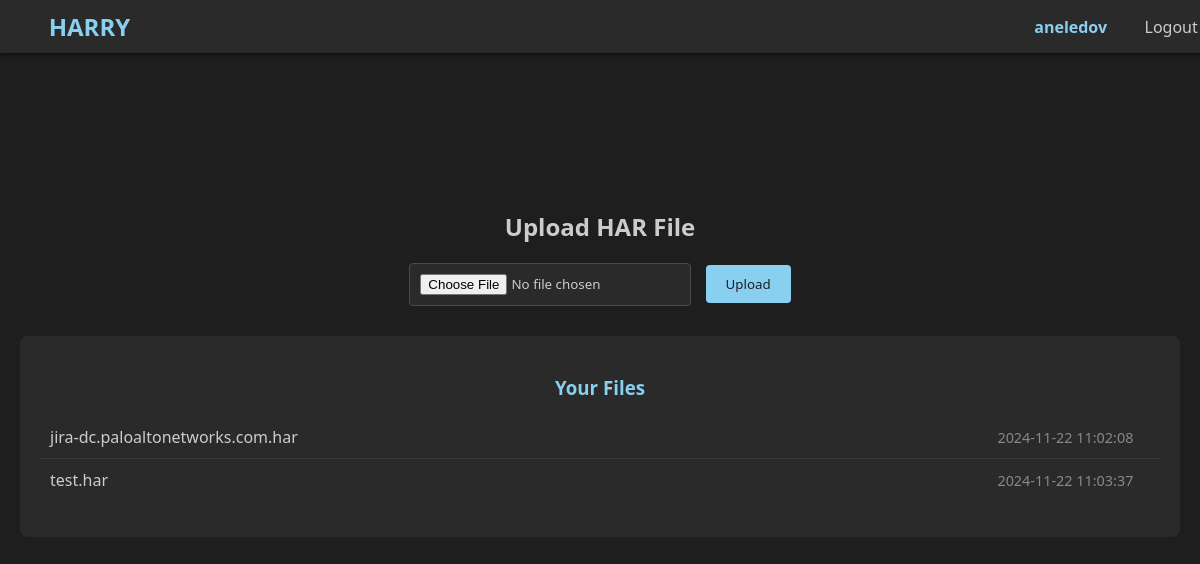
The app's page / (signed in) with its own data.
### models.py (models this page shows, shortened)
class User(UserMixin, db.Model):
    id = db.Column(db.Integer, primary_key=True)
    username = db.Column(db.String(80), unique=True, nullable=False)
    email = db.Column(db.String(120), unique=True, nullable=False)
    password_hash = db.Column(db.String(128))
    har_files = db.relationship('HARFile', backref='user', lazy=True)

class HARFile(db.Model):
    id = db.Column(db.Integer, primary_key=True)
    filename = db.Column(db.String(255), nullable=False)
    upload_date = db.Column(db.DateTime, nullable=False, default=datetime.utcnow)
    user_id = db.Column(db.Integer, db.ForeignKey('user.id'), nullable=False)

### app.py (the view, shortened to what this page needs)
@app.route('/', methods=['GET', 'POST'])
@login_required
def upload_file():
    user_files = get_user_files(current_user.id)
    return render_template('upload.html', app_name='HARRY', files=user_files)

### app.py (called while the page is built)
@login_manager.user_loader
def load_user(user_id):
    return User.query.get(int(user_id))

def get_user_files(user_id):
    return HARFile.query.filter_by(user_id=user_id).all()

### templates/upload.html
{% extends "base.html" %}
{% block content %}
<div class="upload-container">
    <h2>Upload HAR File</h2>
    <form method="post" enctype="multipart/form-data">
        <input type="file" name="harfile" accept=".har" aria-label="Upload HAR File" required>
        <input type="submit" value="Upload">
    </form>
    {% if files %}
    <div class="files-list">
        <h3>Your Files</h3>
        <ul id="files-list">
            {% for file in files %}
            <li>
                <a href="{{ url_for('requests_page', filename=file.filename) }}">
                    {{ file.filename }}
                </a>
                <div class="file-actions">
                    <span class="upload-date">{{ file.upload_date.strftime('%Y-%m-%d %H:%M:%S') }}</span>
                    <i class="fas fa-trash delete-btn"
                   data-filename="{{ file.filename }}"
                   title="Delete file"></i>
                </div>
            </li>
            {% endfor %}
        </ul>
    </div>
    {% endif %}</div>
{% endblock %}

### templates/base.html (shortened to what this page needs)
<!DOCTYPE html>
<html lang="en">
<head>
    <link rel="stylesheet" href="{{ url_for('static', filename='css/style.css') }}">
    <link href="https://cdnjs.cloudflare.com/ajax/libs/prism/1.29.0/themes/prism-okaidia.min.css" rel="stylesheet" />
    <link rel="stylesheet" href="https://cdnjs.cloudflare.com/ajax/libs/font-awesome/6.4.0/css/all.min.css">
</head>
<body>
    <header>
        <div class="header-left">
            <h1>
                <i class="fas fa-glasses"></i>
                <a href="{{ url_for('upload_file') }}">{{ app_name }}</a>
            </h1>
        </div>
        {% if current_user.is_authenticated %}
        <div class="header-center">
            <span class="username">{{ current_user.username }}</span>
            <a href="{{ url_for('logout') }}" class="logout-btn">
                <i class="fas fa-sign-out-alt"></i> Logout
            </a>
        </div>
        {% endif %}
    </header>
    <div class="container">
        {% block content %}{% endblock %}
    </div>
</body>
</html>

### static/css/style.css (style rules this page uses)
body { font-family: 'Segoe UI', Tahoma, Geneva, Verdana, sans-serif; background-color: #1E1E1E; color: #CCCCCC; margin: 0; padding-top: 60px; }
.container { margin: 20px; }
header { position: fixed; top: 0; width: 100%; background-color: #2A2A2A; padding: 10px 20px; box-shadow: 0 2px 4px rgba(0,0,0,0.5); z-index: 1000; display: flex; align-items: center; }
.header-left h1 { margin: 0; font-size: 1.5em; display: flex; align-items: center; }
.header-left h1 a { text-decoration: none; color: #89CFF0; }
.header-left h1 i { color: #89CFF0; margin-right: 10px; }
.upload-container { text-align: center; margin-top: 150px; }
.upload-container h2 { color: #CCCCCC; }
form { margin-top: 20px; }
input[type="file"] { padding: 10px; border: 1px solid #4A4A4A; border-radius: 4px; background-color: #2A2A2A; color: #CCCCCC; margin-right: 10px; }
input[type="submit"] { padding: 10px 20px; background-color: #89CFF0; color: #1E1E1E; border: none; border-radius: 4px; cursor: pointer; transition: background-color 0.3s ease; }
input, select, button { font-family: 'Segoe UI', Tahoma, Geneva, Verdana, sans-serif; background-color: #3A3A3A; color: #CCCCCC; border: 1px solid #4A4A4A; padding: 8px; border-radius: 4px; }
.files-list { margin-top: 30px; background-color: #2A2A2A; padding: 20px; border-radius: 8px; }
.files-list h3 { color: #89CFF0; margin-bottom: 15px; }
.files-list ul { list-style: none; padding: 0; }
.files-list li { padding: 10px; border-bottom: 1px solid #3A3A3A; display: flex; justify-content: space-between; align-items: center; }
.files-list li:last-child { border-bottom: none; }
.files-list a { color: #CCCCCC; text-decoration: none; }
.upload-date { color: #888888; font-size: 0.9em; }
.username { color: #89CFF0; font-weight: bold; }
.logout-btn { color: #CCCCCC; text-decoration: none; display: flex; align-items: center; gap: 5px; transition: color 0.3s ease; }
.delete-btn { color: #FF6961; cursor: pointer; transition: color 0.3s ease; }
header { justify-content: space-between; }
.header-center { display: flex; align-items: right; gap: 20px; position: absolute; left: 90%; transform: translateX(-50%); }

### records on screen
User: username "aneledov"
HARFile: filename "jira-dc.paloaltonetworks.com.har", upload_date "2024-11-22 11:02:08"
HARFile: filename "test.har", upload_date "2024-11-22 11:03:37"

### other values on screen
{{ app_name }} "HARRY"
